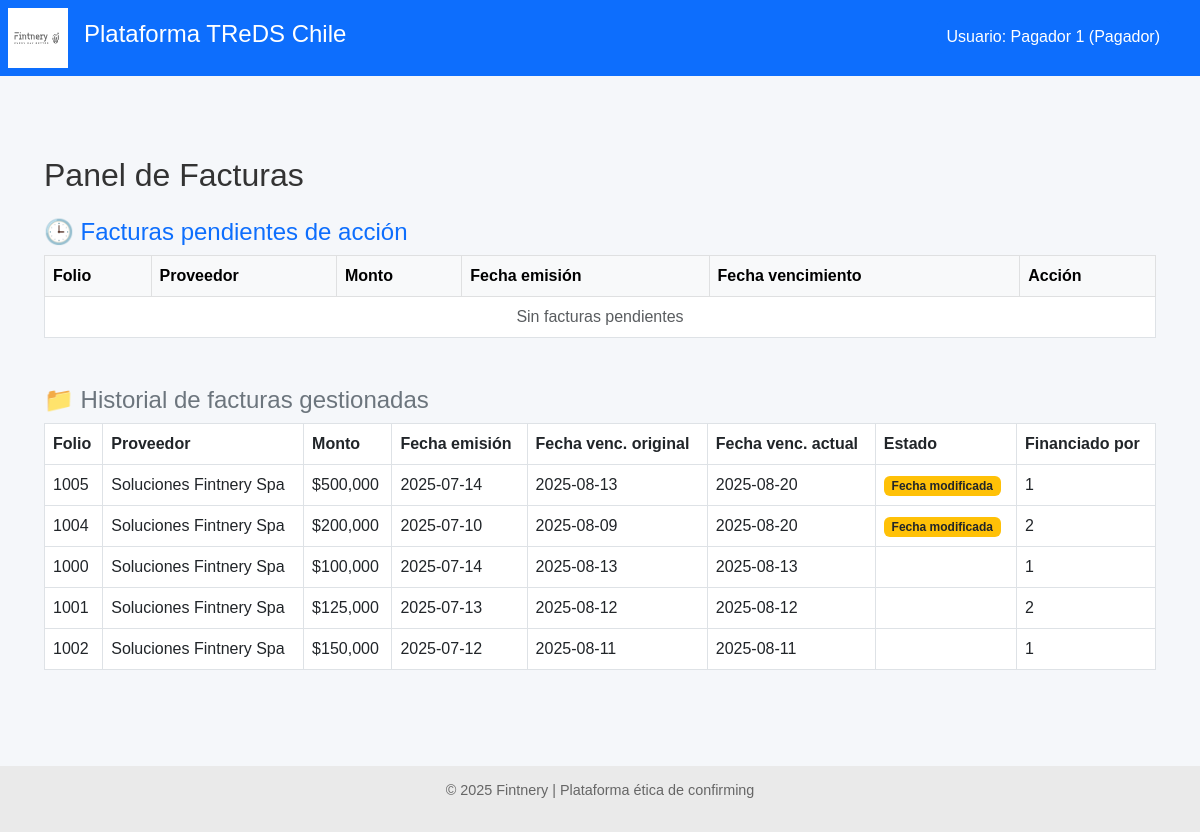
The app's page /pagador/facturas (signed in), older data.
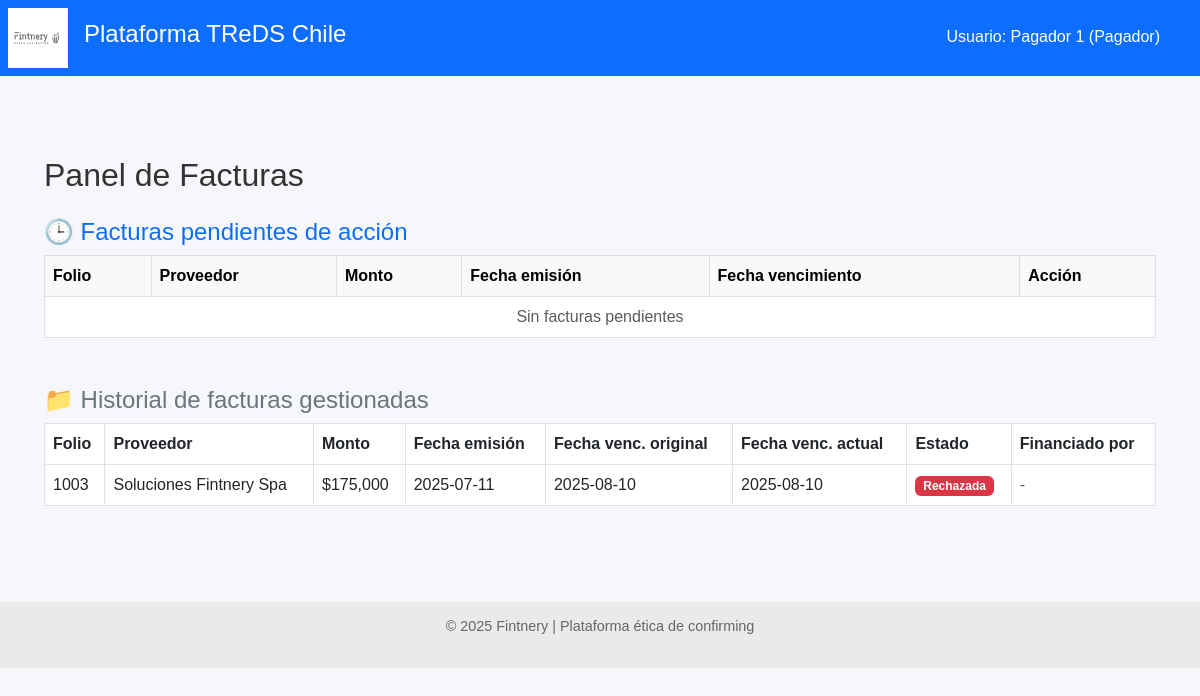
The same page, newer data.
### models.py (models this page shows)
class FacturaDB(Base):
    __tablename__ = "facturas"
    id = Column(Integer, primary_key=True, index=True)
    rut_emisor = Column(String, index=True)
    rut_receptor = Column(String)
    tipo_dte = Column(String)
    folio = Column(Integer)
    monto = Column(Integer)
    estado_dte = Column(String)
    razon_social_emisor = Column(String)
    razon_social_receptor = Column(String)
    fecha_emision = Column(Date)
    fecha_vencimiento = Column(Date)
    fecha_vencimiento_original = Column(Date, nullable=True)
    modificacion_aceptada_por_proveedor = Column(Boolean, nullable=True, default=None)
    confirming_solicitado = Column(Boolean, default=False)
    origen_confirmacion = Column(String, default="Desconocido")
    financiador_adjudicado = Column(Integer, ForeignKey("financiadores.id"), nullable=True)
    proveedor_id = Column(Integer, ForeignKey("proveedores.id"))
    proveedor = relationship("Proveedor", back_populates="facturas")
    pagador_id = Column(Integer, ForeignKey("pagadores.id"))
    pagador = relationship("Pagador", back_populates="facturas")
    ofertas = relationship("OfertaFinanciamiento", back_populates="factura")
    financiador = relationship(
        "Financiador",
        primaryjoin=Financiador.id == foreign(cast(financiador_adjudicado, Integer)), viewonly=True,
        uselist=False,
    )

### routers/pagador.py (the view)
@router.get("/facturas")
def ver_facturas_pagador(request: Request, db: Session = Depends(get_db)):
    pagador_id = request.session.get("pagador_id")
    if not pagador_id:
        return RedirectResponse(url="/pagador/login", status_code=303)
    pagador = db.query(Pagador).get(pagador_id)
    if not pagador:
        request.session.clear()
        return RedirectResponse(url="/pagador/login", status_code=303)
    facturas_pendientes = db.query(FacturaDB).filter(
        FacturaDB.rut_receptor == pagador.rut,
        FacturaDB.estado_dte == "Confirmación solicitada al pagador"
    ).all()
    facturas_gestionadas = db.query(FacturaDB).filter(
        FacturaDB.rut_receptor == pagador.rut,
        FacturaDB.estado_dte.in_([
            "Confirmada por pagador",
            "Rechazada por pagador",
            "Enviado a confirming",
            "Confirming adjudicado"
        ])
    ).all()
    return templates.TemplateResponse(
        "facturas_pagador.html",
        {
            "request": request,
            "facturas_pendientes": facturas_pendientes,
            "facturas_gestionadas": facturas_gestionadas,
            "pagador_nombre": pagador.nombre
        }
    )

### templates/facturas_pagador.html (shortened to what this page needs)
{% extends "base.html" %}
{% block content %}
<div class="container mt-5">
    <h2 class="mb-4">Panel de Facturas</h2>
    <h4 class="text-primary">🕒 Facturas pendientes de acción</h4>
    <table class="table table-bordered table-hover bg-white mb-5">
        <thead class="table-light">
            <tr>
                <th>Folio</th>
                <th>Proveedor</th>
                <th>Monto</th>
                <th>Fecha emisión</th>
                <th>Fecha vencimiento</th>
                <th>Acción</th>
            </tr>
        </thead>
        <tbody>
        {% for f in facturas_pendientes %}
            <tr>
                <td>{{ f.folio }}</td>
                <td>{{ f.razon_social_emisor }}</td>
                <td>${{ "{:,.0f}".format(f.monto) }}</td>
                <td>{{ f.fecha_emision }}</td>
                <td>
                    <form method="post" action="/pagador/editar-vencimiento/{{ f.id }}" class="d-flex">
                        <input type="date" name="nueva_fecha_vencimiento" class="form-control form-control-sm me-2" value="{{ f.fecha_vencimiento }}">
                        <button type="submit" class="btn btn-sm btn-outline-secondary">Cambiar</button>
                    </form>
                </td>
                <td>
                    <form method="post" action="/pagador/confirmar-factura/{{ f.id }}" style="display:inline;">
                        <button class="btn btn-sm btn-success">Confirmar</button>
                    </form>
                    <form method="post" action="/pagador/rechazar-factura/{{ f.id }}" style="display:inline;">
                        <button class="btn btn-sm btn-danger">Rechazar</button>
                    </form>
                </td>
            </tr>
        {% else %}
            <tr><td colspan="6" class="text-center text-muted">Sin facturas pendientes</td></tr>
        {% endfor %}
        </tbody>
    </table>
    <h4 class="text-secondary">📁 Historial de facturas gestionadas</h4>
    <table class="table table-bordered table-hover bg-light">
        <thead style="background-color: #0d6efd;" class="text-white">
            <tr>
                <th>Folio</th>
                <th>Proveedor</th>
                <th>Monto</th>
                <th>Fecha emisión</th>
                <th>Fecha venc. original</th>
                <th>Fecha venc. actual</th>
                <th>Estado</th>
                <th>Financiado por</th>
            </tr>
        </thead>
        <tbody>
        {% for f in facturas_gestionadas %}
            <tr>
                <td>{{ f.folio }}</td>
                <td>{{ f.razon_social_emisor }}</td>
                <td>${{ "{:,.0f}".format(f.monto) }}</td>
                <td>{{ f.fecha_emision }}</td>
                <td>{{ f.fecha_vencimiento_original }}</td>
                <td>{{ f.fecha_vencimiento }}</td>
                <td>
                    {% if f.estado_dte == "Confirmada por pagador" %}
                        <span class="badge bg-success">Confirmada</span>
                    {% elif f.estado_dte == "Rechazada por pagador" %}
                        <span class="badge bg-danger">Rechazada</span>
                    {% endif %}
                    {% if f.fecha_vencimiento != f.fecha_vencimiento_original %}
                        <span class="badge bg-warning text-dark">Fecha modificada</span>
                    {% endif %}
                </td>
                <td>
                    {% if f.financiador_adjudicado %}
                        {{ f.financiador_adjudicado }}
                    {% else %}
                        <span class="text-muted">-</span>
                    {% endif %}
                </td>
            </tr>
        {% else %}
            <tr><td colspan="8" class="text-center text-muted">Sin facturas gestionadas aún</td></tr>
        {% endfor %}
        </tbody>
    </table>
</div>
{% endblock %}

Row changes from the older to the newer data that the page shows:
no longer on this page (row edited): FacturaDB: folio "1005", razon_social_emisor "Soluciones Fintnery Spa", monto "500,000", fecha_emision "2025-07-14", fecha_vencimiento_original "2025-08-13", fecha_vencimiento "2025-08-20", shows "Fecha modificada", financiador_adjudicado "1"
no longer on this page (row edited): FacturaDB: folio "1004", razon_social_emisor "Soluciones Fintnery Spa", monto "200,000", fecha_emision "2025-07-10", fecha_vencimiento_original "2025-08-09", fecha_vencimiento "2025-08-20", shows "Fecha modificada", financiador_adjudicado "2"
no longer on this page (row edited): FacturaDB: folio "1000", razon_social_emisor "Soluciones Fintnery Spa", monto "100,000", fecha_emision "2025-07-14", fecha_vencimiento_original "2025-08-13", fecha_vencimiento "2025-08-13", financiador_adjudicado "1"
no longer on this page (row edited): FacturaDB: folio "1001", razon_social_emisor "Soluciones Fintnery Spa", monto "125,000", fecha_emision "2025-07-13", fecha_vencimiento_original "2025-08-12", fecha_vencimiento "2025-08-12", financiador_adjudicado "2"
no longer on this page (row edited): FacturaDB: folio "1002", razon_social_emisor "Soluciones Fintnery Spa", monto "150,000", fecha_emision "2025-07-12", fecha_vencimiento_original "2025-08-11", fecha_vencimiento "2025-08-11", financiador_adjudicado "1"
now on this page (row edited): FacturaDB: folio "1003", razon_social_emisor "Soluciones Fintnery Spa", monto "175,000", fecha_emision "2025-07-11", fecha_vencimiento_original "2025-08-10", fecha_vencimiento "2025-08-10", shows "Rechazada"
